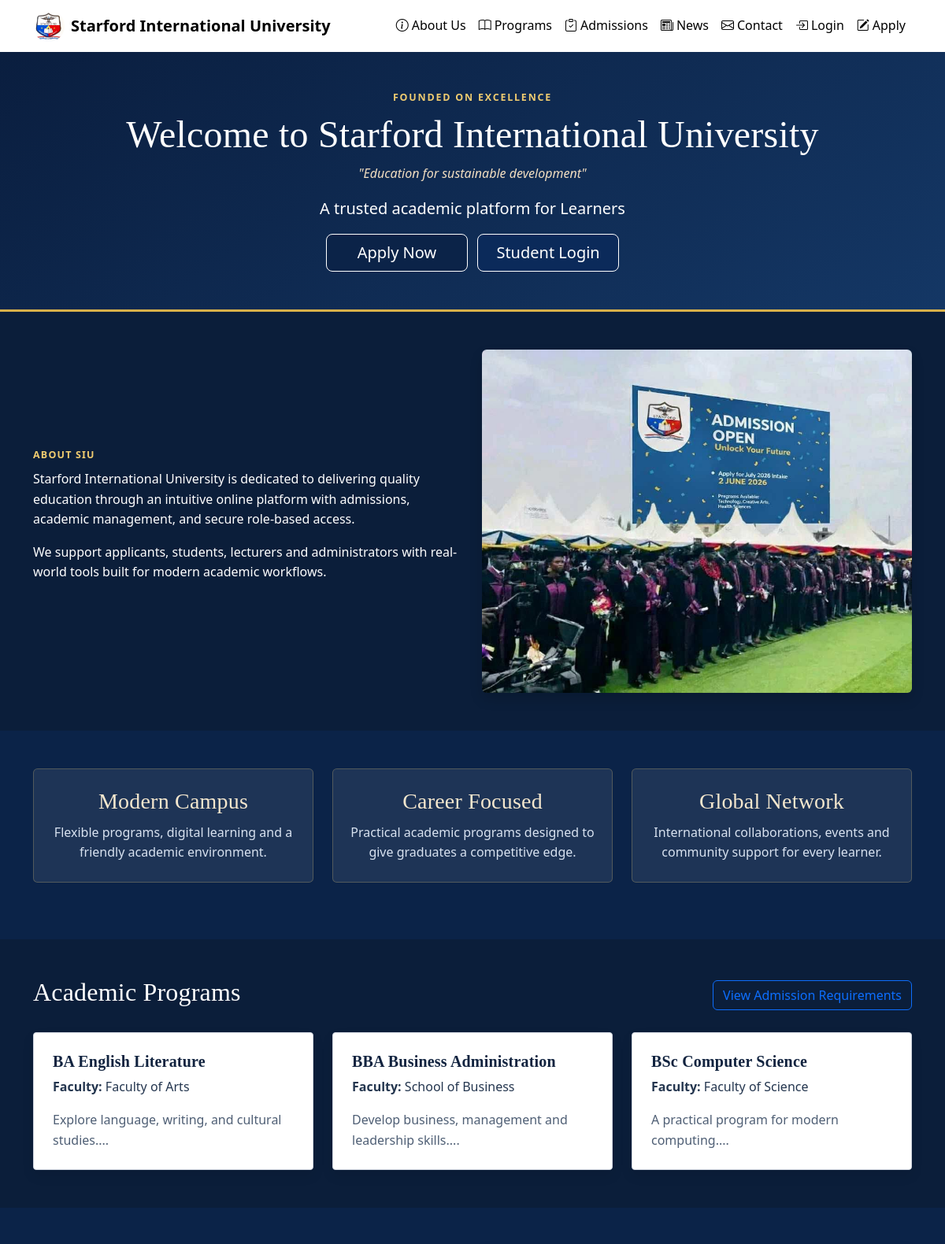
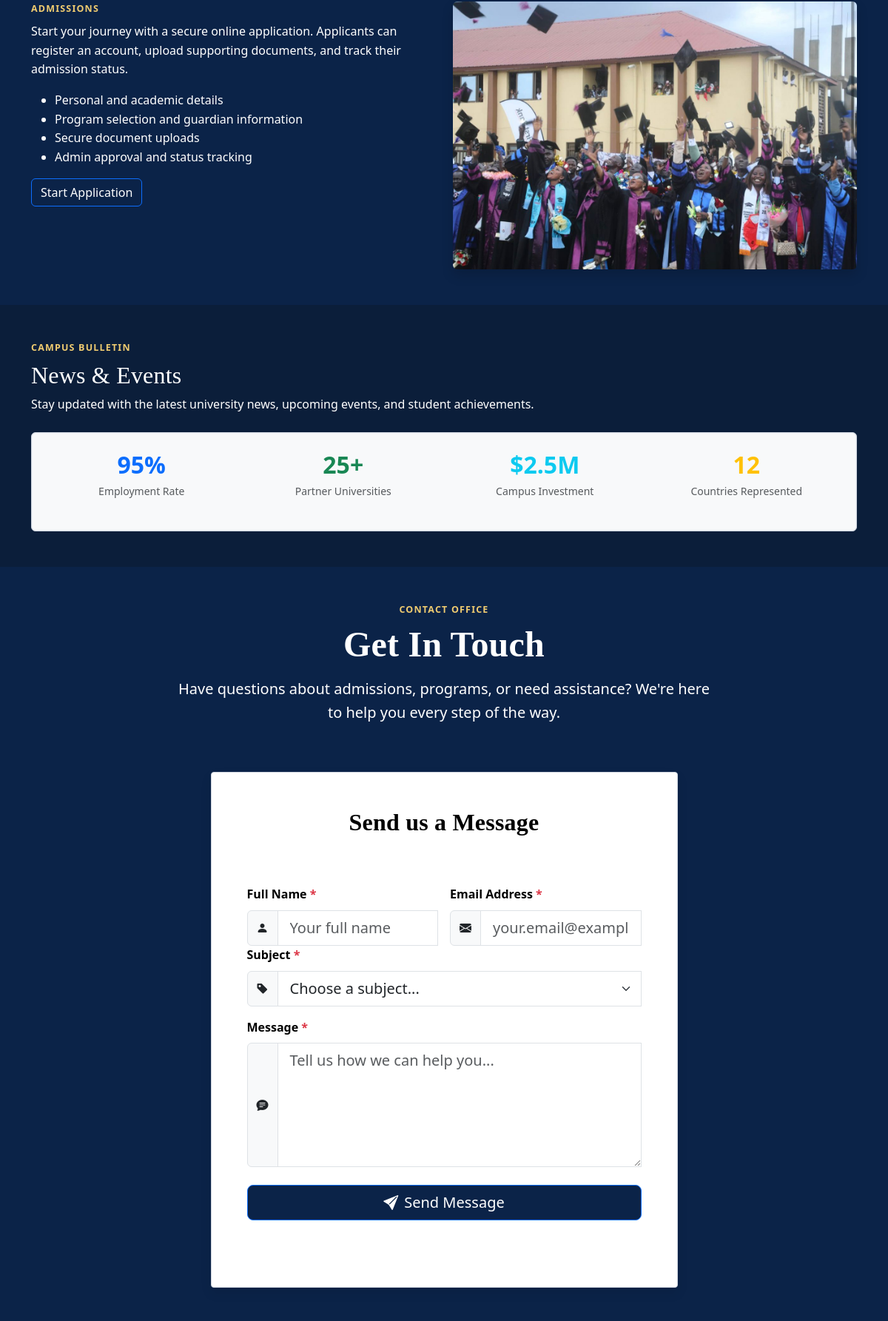
The page / (upper part) on the database its author committed (2 pictures, top to bottom).
### tables this page shows
CREATE TABLE programs (
    id INT AUTO_INCREMENT PRIMARY KEY,
    department_id INT NOT NULL,
    name VARCHAR(180) NOT NULL,
    level VARCHAR(80) NOT NULL,
    duration VARCHAR(80) NOT NULL,
    description TEXT NULL,
    created_at DATETIME NOT NULL DEFAULT CURRENT_TIMESTAMP,
    FOREIGN KEY (department_id) REFERENCES departments(id) ON DELETE CASCADE
);

CREATE TABLE departments (
    id INT AUTO_INCREMENT PRIMARY KEY,
    name VARCHAR(150) NOT NULL,
    description TEXT NULL,
    created_at DATETIME NOT NULL DEFAULT CURRENT_TIMESTAMP
);

### functions.php (called while the page is built, shortened)
<?php
function sanitize($value)
{
    return htmlspecialchars(trim($value));
}
function fetch_all($sql, $params = [])
{
    global $pdo;
    $stmt = $pdo->prepare($sql);
    $stmt->execute($params);
    return $stmt->fetchAll();
}
function get_programs()
{
    return fetch_all('SELECT p.*, d.name AS department_name FROM programs p JOIN departments d ON p.department_id = d.id ORDER BY p.name');
}

### index.php (the view, shortened to what this page needs)
<?php
$programs = get_programs();
?>
<!DOCTYPE html>
<html lang="en">
<head>
    <link href="assets/vendor/bootstrap/bootstrap.min.css" rel="stylesheet">
    <link rel="stylesheet" href="assets/vendor/bootstrap-icons/bootstrap-icons.css">
    <link rel="stylesheet" href="assets/css/style.css">
</head>
<body>
<nav class="navbar navbar-expand-lg navbar-light bg-nav sticky-top">
    <div class="container">
        <a class="navbar-brand d-flex align-items-center" href="index.php">
            <img src="uploads/siu.jpeg" alt="SIU Logo" class="me-2 rounded-circle" style="height: 40px; width: 40px;">
            Starford International University
        </a>
        <div class="collapse navbar-collapse" id="navMenu">
            <ul class="navbar-nav ms-auto">
                <li class="nav-item"><a class="nav-link" href="#about"><i class="bi bi-info-circle me-1"></i>About Us</a></li>
                <li class="nav-item"><a class="nav-link" href="#programs"><i class="bi bi-book me-1"></i>Programs</a></li>
                <li class="nav-item"><a class="nav-link" href="#admissions"><i class="bi bi-clipboard-check me-1"></i>Admissions</a></li>
                <li class="nav-item"><a class="nav-link" href="#news"><i class="bi bi-newspaper me-1"></i>News</a></li>
                <li class="nav-item"><a class="nav-link" href="contact.php"><i class="bi bi-envelope me-1"></i>Contact</a></li>
                <li class="nav-item"><a class="nav-link" href="login.php"><i class="bi bi-box-arrow-in-right me-1"></i>Login</a></li>
                <li class="nav-item"><a class="nav-link" href="register.php"><i class="bi bi-pencil-square me-1"></i>Apply</a></li>
            </ul>
        </div>
    </div>
</nav>
<header class="hero classic-hero py-5">
    <div class="container text-center">
        <p class="hero-kicker mb-2">Founded on Excellence</p>
        <h1 class="display-5">Welcome to Starford International University</h1>
        <p class="classic-tagline">"Education for sustainable development"</p>
        <p class="lead">A trusted academic platform for Learners</p>
        <a href="register.php" class="btn btn-primary btn-lg me-2">Apply Now</a>
        <a href="login.php" class="btn btn-outline-primary btn-lg">Student Login</a>
    </div>
</header>
<section class="py-5" id="about">
    <div class="container">
        <div class="row align-items-center">
            <div class="col-lg-6">
                <p class="section-eyebrow mb-2">About SIU</p>
                <p>Starford International University is dedicated to delivering quality education through an intuitive online platform with admissions, academic management, and secure role-based access.</p>
                <p>We support applicants, students, lecturers and administrators with real-world tools built for modern academic workflows.</p>
            </div>
            <div class="col-lg-6 text-center">
                <img src="uploads/httpsimages.unsplash.comphoto-1509062522246-3755977927d7auto=format&fit=crop&w=1000&q=80.jpeg" class="img-fluid rounded shadow" alt="African Students Studying Computer Science">
            </div>
        </div>
    </div>
</section>
<section class="bg-grey py-5">
    <div class="container">
        <div class="row text-center g-4">
            <div class="col-md-4 mb-4">
                <div class="classic-feature h-100">
                    <h3>Modern Campus</h3>
                    <p>Flexible programs, digital learning and a friendly academic environment.</p>
                </div>
            </div>
            <div class="col-md-4 mb-4">
                <div class="classic-feature h-100">
                    <h3>Career Focused</h3>
                    <p>Practical academic programs designed to give graduates a competitive edge.</p>
                </div>
            </div>
            <div class="col-md-4 mb-4">
                <div class="classic-feature h-100">
                    <h3>Global Network</h3>
                    <p>International collaborations, events and community support for every learner.</p>
                </div>
            </div>
        </div>
    </div>
</section>
<section class="py-5" id="programs">
    <div class="container">
        <div class="d-flex justify-content-between align-items-center mb-4">
            <h2 class="section-title">Academic Programs</h2>
            <a href="#admissions" class="btn btn-outline-primary">View Admission Requirements</a>
        </div>
        <div class="row g-4">
            <?php foreach ($programs as $program): ?>
                <div class="col-md-6 col-lg-4">
                    <div class="card h-100 classic-card">
                        <div class="card-body p-4 d-flex flex-column">
                            <h5 class="card-title mb-2"><?php echo sanitize($program['name']); ?></h5>
                            <p class="card-text mb-3"><strong>Faculty:</strong> <?php echo sanitize($program['department_name']); ?></p>
                            <p class="card-text text-muted mt-auto mb-0"><?php echo sanitize(substr($program['description'], 0, 120)); ?>...</p>
                        </div>
                    </div>
                </div>
            <?php endforeach; ?>
        </div>
    </div>
</section>
<section class="bg-admissions py-5" id="admissions">
    <div class="container">
        <div class="row">
            <div class="col-lg-6">
                <p class="section-eyebrow mb-2">Admissions</p>
                <p>Start your journey with a secure online application. Applicants can register an account, upload supporting documents, and track their admission status.</p>
                <ul>
                    <li>Personal and academic details</li>
                    <li>Program selection and guardian information</li>
                    <li>Secure document uploads</li>
                    <li>Admin approval and status tracking</li>
                </ul>
                <a href="register.php" class="btn btn-primary">Start Application</a>
            </div>
            <div class="col-lg-6">
                <img src="uploads/httpsimages.unsplash.comphoto-1556761175-b413da4baf72auto=format&fit=crop&w=1000&q=80.jpeg" class="img-fluid rounded shadow" alt="African Students Studying Accounting and Finance">
            </div>
        </div>
    </div>
</section>
<section class="py-5" id="news">
    <div class="container">
        <div class="row mb-4">
            <div class="col-lg-8">
                <p class="section-eyebrow mb-2">Campus Bulletin</p>
                <h2 class="mb-2 section-title">News & Events</h2>
                <p class="mb-0">Stay updated with the latest university news, upcoming events, and student achievements.</p>
            </div>
        </div>
        <div class="bg-light rounded p-4 classic-stats">
            <div class="row text-center">
                <div class="col-md-3 mb-3">
                    <div class="h2 fw-bold text-primary mb-1">95%</div>
                    <small class="text-muted">Employment Rate</small>
                </div>
                <div class="col-md-3 mb-3">
                    <div class="h2 fw-bold text-success mb-1">25+</div>
                    <small class="text-muted">Partner Universities</small>
                </div>
                <div class="col-md-3 mb-3">
                    <div class="h2 fw-bold text-info mb-1">$2.5M</div>
                    <small class="text-muted">Campus Investment</small>
                </div>
                <div class="col-md-3 mb-3">
                    <div class="h2 fw-bold text-warning mb-1">12</div>
                    <small class="text-muted">Countries Represented</small>
                </div>
            </div>
        </div>
    </div>
</section>
<section class="bg-contact py-5" id="contact">
    <div class="container">
        <div class="row justify-content-center mb-5">
            <div class="col-lg-8 text-center">
                <p class="section-eyebrow mb-2">Contact Office</p>
                <h2 class="display-5 fw-bold mb-3">Get In Touch</h2>
                <p class="lead text-white">Have questions about admissions, programs, or need assistance? We're here to help you every step of the way.</p>
            </div>
        </div>
        <div class="row g-5 justify-content-center">
            <div class="col-12 col-lg-7">
                <div class="card classic-card h-100">
                    <div class="card-body p-5">
                        <div class="text-center mb-4">
                            <h3 class="h2 fw-bold mb-3 text-center">Send us a Message</h3>
                            <p class="text-white">Fill out the form below and we'll get back to you as soon as possible.</p>
                        </div>
                        <form action="contact.php" method="post" class="needs-validation" novalidate>
                            <div class="row g-3">
                                <div class="col-md-6">
                                    <label for="contactName" class="form-label fw-semibold">Full Name <span class="text-danger">*</span></label>
                                    <div class="input-group">
                                        <span class="input-group-text"><i class="bi bi-person-fill"></i></span>
                                        <input type="text" class="form-control form-control-lg" id="contactName" name="name" placeholder="Your full name" required>
                                    </div>
                                </div>
                                <div class="col-md-6">
                                    <label for="contactEmail" class="form-label fw-semibold">Email Address <span class="text-danger">*</span></label>
                                    <div class="input-group">
                                        <span class="input-group-text"><i class="bi bi-envelope-fill"></i></span>
                                        <input type="email" class="form-control form-control-lg" id="contactEmail" name="email" placeholder="your.email@example.com" required>
                                    </div>
                                </div>
                            </div>
                            <div class="mb-3">
                                <label for="contactSubject" class="form-label fw-semibold">Subject <span class="text-danger">*</span></label>
                                <div class="input-group">
                                    <span class="input-group-text"><i class="bi bi-tag-fill"></i></span>
                                    <select class="form-select form-select-lg" id="contactSubject" name="subject" required>
                                        <option value="">Choose a subject...</option>
                                    </select>
                                </div>
                            </div>
                            <div class="mb-4">
                                <label for="contactMessage" class="form-label fw-semibold">Message <span class="text-danger">*</span></label>
                                <div class="input-group">
                                    <span class="input-group-text"><i class="bi bi-chat-text-fill"></i></span>
                                    <textarea class="form-control form-control-lg" id="contactMessage" name="message" rows="5" placeholder="Tell us how we can help you..." required></textarea>
                                </div>
                            </div>
                            <div class="d-grid">
                                <button type="submit" class="btn btn-primary btn-lg">
                                    <i class="bi bi-send-fill me-2"></i>Send Message
                                </button>
                            </div>
                            <div class="text-center mt-3">
                                <small class="text-white-50">We respect your privacy and will never share your information.</small>
                            </div>
                        </form>
                    </div>
                </div>
            </div>
        </div>
    </div>
</section>
</body>
</html>

### assets/css/style.css (style rules this page uses)
body { background: #0b1e3a; color: #ffffff; min-height: 100vh; font-family: "Segoe UI", Arial, sans-serif; line-height: 1.6; }
.hero { background: linear-gradient(145deg, #0a1e3f 0%, #143765 100%); color: #ffffff; }
.classic-hero { border-bottom: 3px solid #d8b14a; }
.hero-kicker { text-transform: uppercase; letter-spacing: 1.8px; font-size: 0.78rem; color: #f0cc70; font-weight: 600; }
.classic-tagline { font-style: italic; color: #f2dec1; }
.section-title, h1, h2, h3, h4, h5 { font-family: Georgia, "Times New Roman", serif; letter-spacing: 0.2px; }
.section-eyebrow { text-transform: uppercase; letter-spacing: 1.2px; font-size: 0.78rem; color: #f0cc70; font-weight: 700; }
.hero .btn { min-width: 180px; background: #0b2a5a; color: #ffffff; border: 1px solid #ffffff; }
.card { background: #ffffff; color: #000000; border: 1px solid #d5d9e0; border-radius: 0.25rem; box-shadow: 0 0.25rem 0.75rem rgba(0, 0, 0, 0.08); }
.navbar-brand { font-weight: 700; color: #000000; }
.bg-nav { background: #ffffff; }
.bg-contact { background: #343a40; color: #ffffff; }
.bg-admissions { background: #343a40; color: #ffffff; }
.bg-grey { background: #132848; color: #ffffff; }
button, input[type="submit"], input[type="button"] { background: #081a36; color: #ffffff; border: 1px solid #ffffff; }
.bg-primary, .navbar-dark.bg-primary, .btn-primary, .bg-secondary, .bg-dark, .bg-contact, .bg-admissions, .bg-grey { background: #0b2348 !important; color: #ffffff !important; }
.bg-nav { background: #ffffff !important; color: #000000 !important; }
a, a:hover, a:focus { color: #ffffff; }
.navbar-light .navbar-brand, .navbar-light .navbar-nav .nav-link { color: #000000 !important; }
.classic-card { border: 1px solid #cfd5df; border-radius: 0.25rem; box-shadow: 0 0.45rem 1rem rgba(0, 0, 0, 0.08); overflow: hidden; }
.classic-card .card-title { color: #11233f; font-weight: 600; }
.classic-card .card-text { color: #24364f; }
.classic-card .text-muted { color: #4f5f75 !important; }
.classic-feature { background: rgba(255, 255, 255, 0.08); border: 1px solid rgba(240, 204, 112, 0.25); border-radius: 0.35rem; padding: 1.5rem 1.25rem; }
.classic-feature h3 { margin-bottom: 0.65rem; color: #f4e7ce; }
.classic-feature p { margin-bottom: 0; color: #d8e2f0; }
.classic-stats { border: 1px solid #d3d9e2; box-shadow: inset 0 0 0 1px #edf0f4; }
img { max-width: 100%; height: auto; display: block; }
a { text-decoration: none; }
body, button, input, select, textarea { font-family: "Segoe UI", Arial, sans-serif; }
.card, .hero, .navbar, .btn, .form-control, .form-select, .table, .container, .row, .col, [class*="col-"] { box-sizing: border-box; }

### rows shown on the page
programs: name "BA English Literature", department.name "Faculty of Arts", description "Explore language, writing, and cultural studies."
programs: name "BBA Business Administration", department.name "School of Business", description "Develop business, management and leadership skills."
programs: name "BSc Computer Science", department.name "Faculty of Science", description "A practical program for modern computing."
